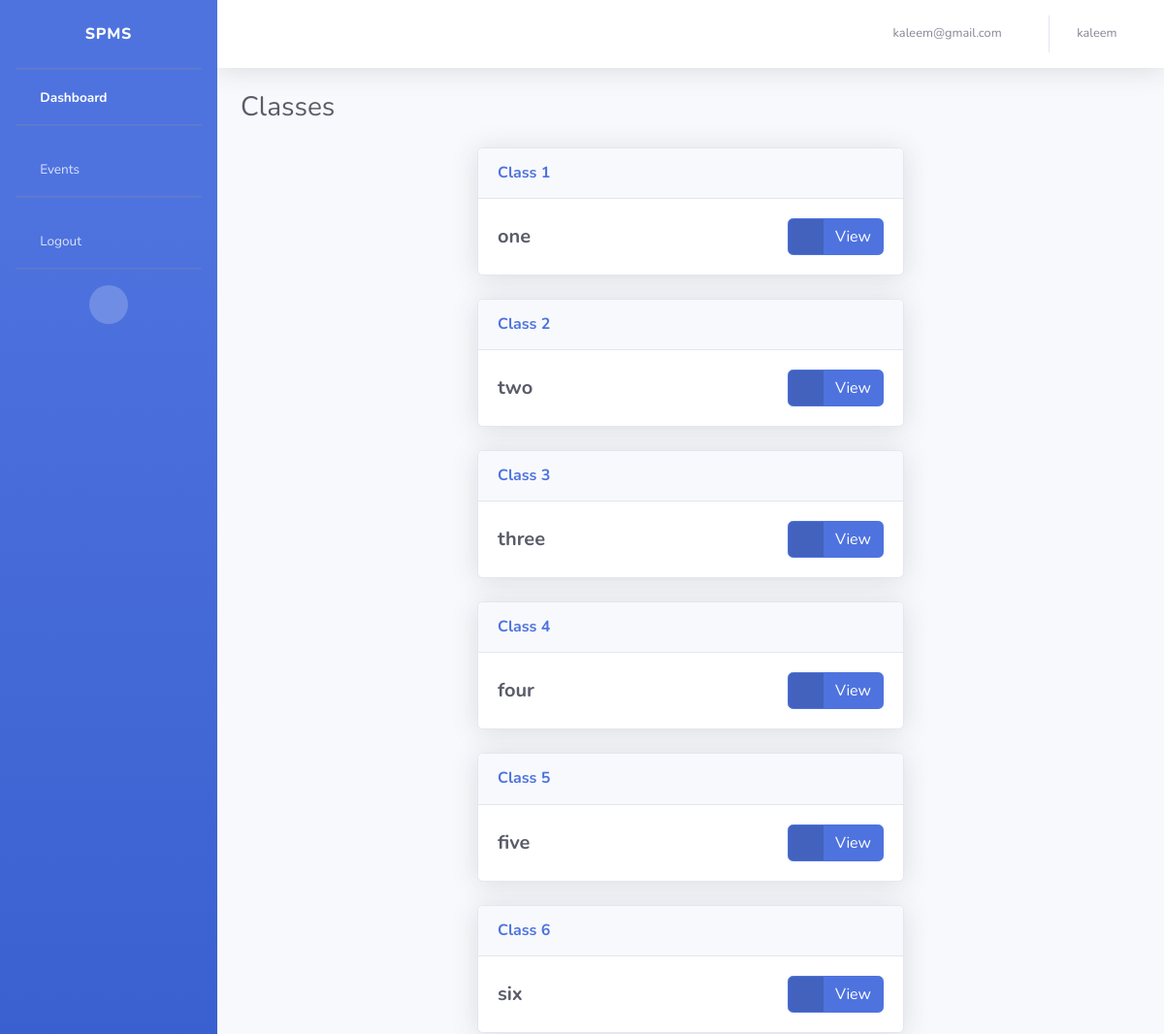
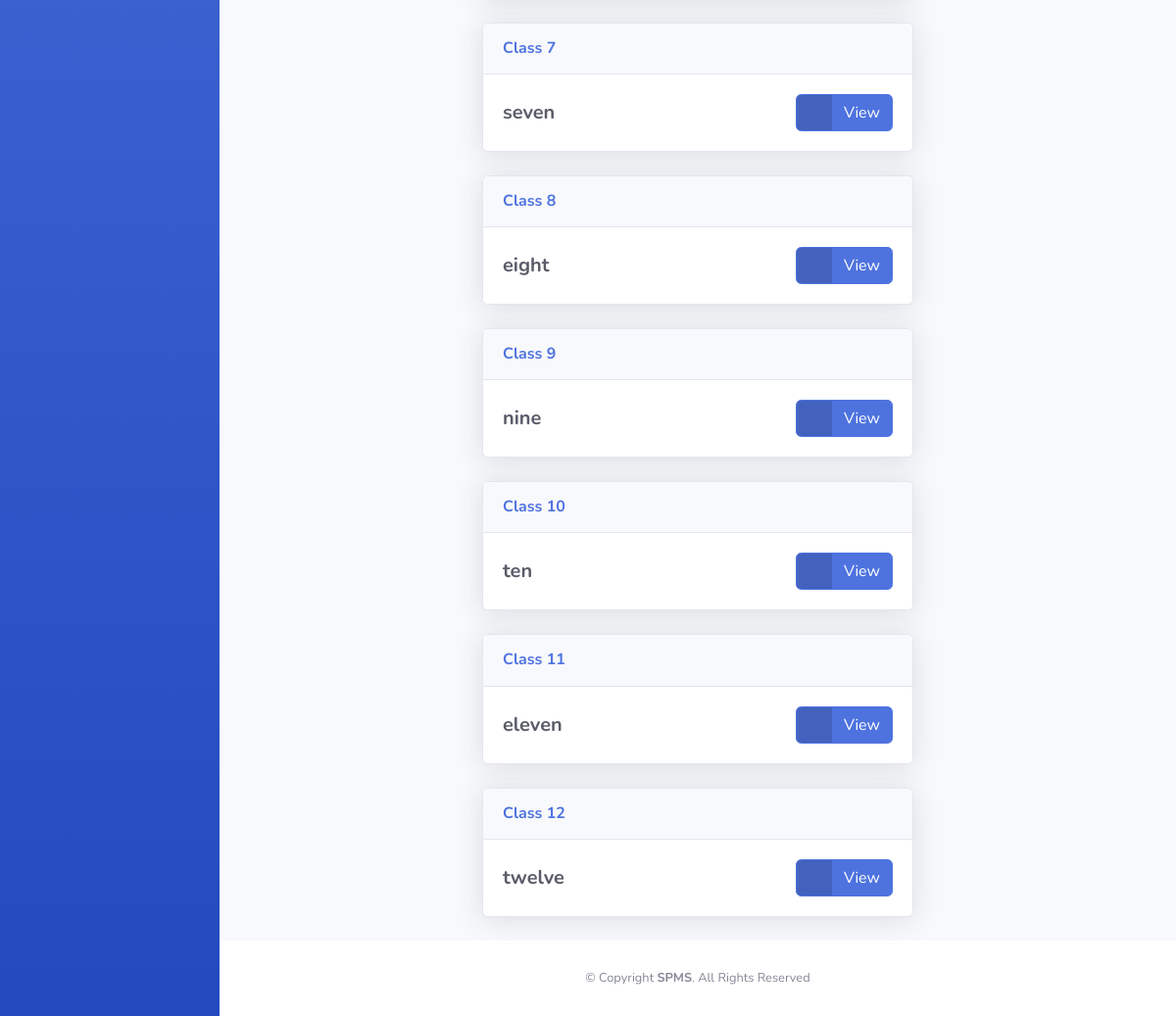
The app's page /dashboard/ (signed in) with its own data (2 pictures, top to bottom).
### account/models.py (models this page shows, shortened)
class Account(AbstractBaseUser):
    email           = models.EmailField(verbose_name="email", max_length=60, unique=True)
    username        = models.CharField(max_length=30, unique=True)
    date_joined     = models.DateTimeField(verbose_name="date joined", auto_now_add=True)
    last_login      = models.DateTimeField(verbose_name="last login", auto_now=True)
    is_admin        = models.BooleanField(default=False)
    is_active       = models.BooleanField(default=True)
    is_staff        = models.BooleanField(default=False)
    is_superuser    = models.BooleanField(default=False)
    is_school       = models.BooleanField(default=False)
    is_parent       = models.BooleanField(default=False)
    registration_no = models.IntegerField(unique=True, null=True)
    objects = myAccountManager()
    USERNAME_FIELD = 'email'
    REQUIRED_FIELDS = ['username']

### dashboard/models.py (models this page shows, shortened)
class Parent(models.Model):
    parent_name     = models.CharField(max_length=255, null=True)
    address         = models.CharField(max_length=255, null=True)
    contact         = models.IntegerField(null=True)
    cnic            = models.IntegerField(unique=True, null=True)
    email           = models.EmailField(max_length=60, null=True)
    school          = models.ForeignKey(School, on_delete=models.CASCADE)
    account         = models.OneToOneField(Account, on_delete=models.CASCADE)

class Class(models.Model):
    class_no      = models.IntegerField(null=True)
    class_title     = models.CharField(max_length=50, null=True)
    school          = models.ForeignKey(School, on_delete=models.CASCADE)
    class Meta:
        verbose_name_plural = "Classes"

### dashboard/views.py (the view)
# urls.py: path('dashboard/', include('dashboard.urls')),
def dashboard(request):
    if request.user.is_authenticated:
        if request.user.is_school:
            classes = Class.objects.filter(school=request.user.school).order_by('class_no')
        if request.user.is_parent:
            classes = Class.objects.filter(school=request.user.parent.school).order_by('class_no')
        return render(request, 'dashboard/dashboard.html', {'classes' : classes})
    else:
        return redirect('notfound')

### templates/dashboard/dashboard.html (shortened to what this page needs)
{% extends 'dashboard/dashboardbase.html' %}
{% load static %}
{% block DashboardActive %}active{% endblock DashboardActive %}
{% block body %}
    <div class="d-sm-flex align-items-center justify-content-between mb-4">
        <h1 class="h3 mb-0 text-gray-800">Classes</h1>
    </div>
    {% for class in classes  %}
    <div class="col-lg-6 mx-auto">
        <div class="card shadow mb-4">
            <div
                class="card-header py-3 d-flex flex-row align-items-center justify-content-between">
                <h6 class="m-0 font-weight-bold text-primary">Class {{class.class_no}}</h6>
            </div>
            <div class="card-body">
                <div class="row no-gutters align-items-center">
                    <div class="col mr-2">
                        <div class="h5 mb-0 font-weight-bold text-gray-800">{{class.class_title}}</div>
                    </div>
                    <div class="col-auto">
                        <a href="{% url 'classdetails' Id=class.id %}" class="btn btn-primary btn-icon-split">
                            <span class="icon text-white-50">
                                <i class="fas fa-info-circle"></i>
                            </span>
                            <span class="text">View</span>
                        </a>
                    </div>
                </div>
            </div>
        </div>
    </div>
    {% endfor %}
{% endblock body %}

### templates/dashboard/dashboardbase.html (shortened to what this page needs)
<!doctype html>
{% load static %}
<html lang="en">
  <head>
    <link href="https://cdn.jsdelivr.net/npm/bootstrap@5.1.3/dist/css/bootstrap.min.css" rel="stylesheet">
    <link href="{% static 'dash/vendor/fontawesome-free/css/all.min.css' %}" rel="stylesheet" type="text/css">
    <link href="{% static 'dash/css/sb-admin-2.min.css' %}" rel="stylesheet">
    <link href="{% static 'dash/vendor/datatables/dataTables.bootstrap4.min.css' %}" rel="stylesheet">
  </head>
  <body>
    <div id="wrapper">
        <ul class="navbar-nav bg-gradient-primary sidebar sidebar-dark accordion" id="accordionSidebar">
            <a class="sidebar-brand d-flex align-items-center justify-content-center">
                <div class="sidebar-brand-text mx-3">SPMS</div>
            </a>
            <hr class="sidebar-divider my-0">
            <li class="nav-item {% block DashboardActive %}{% endblock DashboardActive %}">
                <a class="nav-link" href="/dashboard">
                    <i class="fas fa-fw fa-house-user"></i>
                    <span>Dashboard</span></a>
            </li>
            <hr class="sidebar-divider">
            <li class="nav-item {% block EventsActive %}{% endblock EventsActive %}">
                <a class="nav-link" href="/dashboard/events">
                    <i class="fas fa-fw fa-chart-area"></i>
                    <span>Events</span></a>
            </li>
            <hr class="sidebar-divider d-none d-md-block">
            <li class="nav-item">
              <a class="nav-link" href="/dashboard/logout">
                  <i class="fas fa-fw fa-sign-out-alt"></i>
                  <span>Logout</span></a>
          </li>
          <hr class="sidebar-divider d-none d-md-block">
            <div class="text-center d-none d-md-inline">
                <button class="rounded-circle border-0" id="sidebarToggle"></button>
            </div>
        </ul>
        <div id="content-wrapper" class="d-flex flex-column">
            <div id="content">
                <nav class="navbar navbar-expand navbar-light bg-white topbar mb-4 static-top shadow">
                    <ul class="navbar-nav ml-auto">
                        <li class="nav-item dropdown no-arrow">
                            <a class="nav-link dropdown-toggle">
                                {% if request.user.is_parent %}
                                <span class="mr-2 d-none d-lg-inline text-gray-600 small">{{request.user.email}}</span>
                                {% endif %}
                                <i class="fas fa-envelope"></i>
                            </a>
                        </li>
                        <li class="nav-item dropdown no-arrow">
                            <a class="nav-link dropdown-toggle">
                                {% if request.user.is_parent %}
                                <span class="mr-2 d-none d-lg-inline text-gray-600 small">{{request.user.parent.parent_name}}</span>
                                {% endif %}
                                <i class="fas fa-user"></i>
                            </a>
                        </li>
                    </ul>
                </nav>
                <div class="container-fluid">
                    {% block body %}{% endblock body %}
                </div>
            </div>
            <footer class="sticky-footer bg-white">
                <div class="container my-auto">
                    <div class="copyright text-center my-auto">
                        &copy; Copyright <strong><span>SPMS</span></strong>. All Rights Reserved
                    </div>
                </div>
            </footer>
        </div>
    </div>
  </body>
</html>

### records on screen
Account: user.email "kaleem@gmail.com", user.parent.parent_name "kaleem"
Class: class_no "1", class_title "one"
Class: class_no "2", class_title "two"
Class: class_no "3", class_title "three"
Class: class_no "4", class_title "four"
Class: class_no "5", class_title "five"
Class: class_no "6", class_title "six"
Class: class_no "7", class_title "seven"
Class: class_no "8", class_title "eight"
Class: class_no "9", class_title "nine"
Class: class_no "10", class_title "ten"
Class: class_no "11", class_title "eleven"
Class: class_no "12", class_title "twelve"
